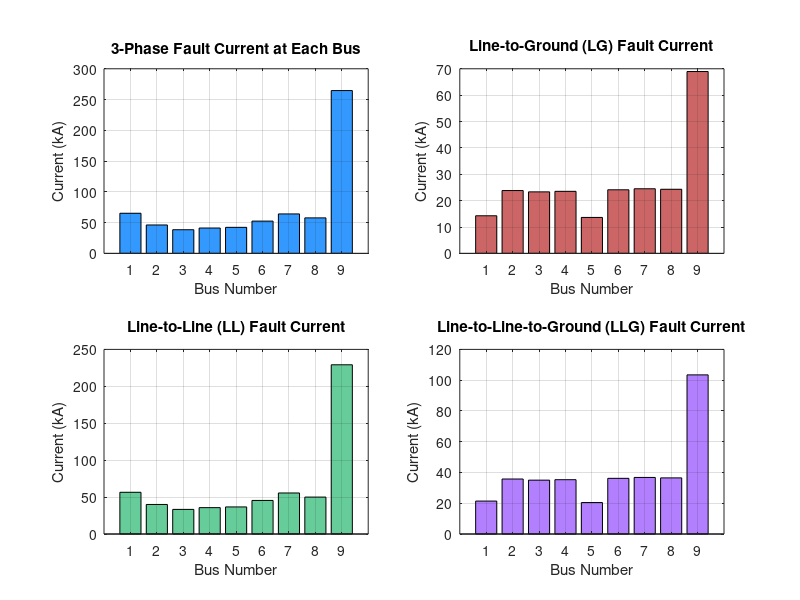
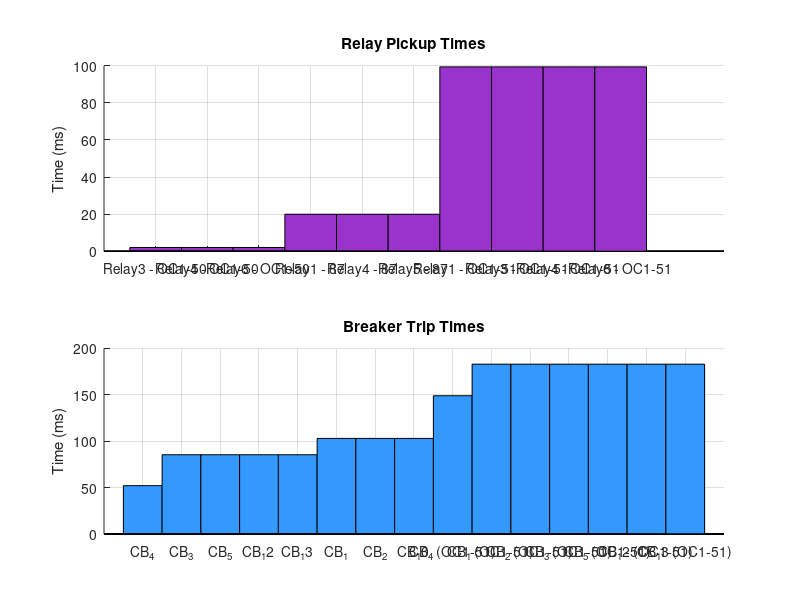
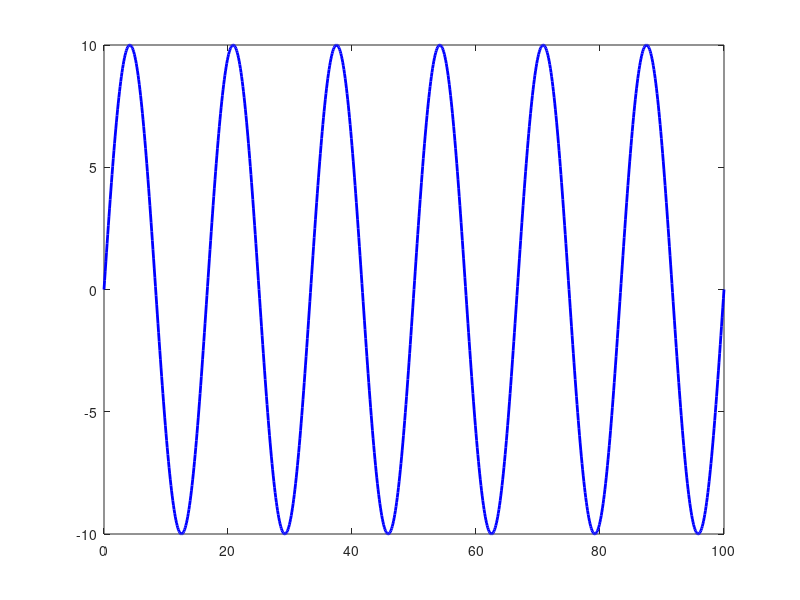

The MATLAB script that drew these images, in order: (Note: this script raises an error after producing the figures.)

%% System Base Values
S_base = 100e6;  % 100 MVA
n_bus = 9;

% Nominal voltage of each bus (in kV)
V_base = [11.3 20 20 20 11 20 20 20 55];

% Base impedance for each bus
Z_base = (V_base.^2) * 1e3 / S_base;

%% Approximate Zbus Positive Sequence (simplified estimate)
Zbus_pos = [
    0.10 0.01 0    0    0    0    0    0    0;
    0.01 0.25 0.02 0    0    0.1  0    0    0;
    0    0.02 0.30 0.03 0    0    0    0    0;
    0    0    0.03 0.28 0.02 0    0.1  0    0;
    0    0    0    0.02 0.15 0    0    0    0;
    0    0.1  0    0    0    0.22 0.04 0.01 0;
    0    0    0    0.1  0    0.04 0.18 0.02 0;
    0    0    0    0    0    0.01 0.02 0.20 0.05;
    0    0    0    0    0    0    0    0.05 0.12
];

% Assumed Z0 = 0.81 + j2.15 for all buses (same as Bus 7)
Z0 = 0.81 + 2.15j;

fprintf('Bus | 3ϕ Fault (kA) | LG Fault (kA) | LL Fault (kA) | LLG Fault (kA)\n');
fprintf('----|----------------|----------------|----------------|----------------\n');


%% System Base Values
S_base = 100e6;  % 100 MVA
n_bus = 9;

% Nominal voltage of each bus (in kV)
V_base = [11.3 20 20 20 11 20 20 20 55];

%% Base Impedance
Z_base = (V_base.^2) * 1e3 / S_base;

%% Approximated Zbus Positive Sequence (from ETAP)
Zbus_pos = [
    0.10 0.01 0    0    0    0    0    0    0;
    0.01 0.25 0.02 0    0    0.1  0    0    0;
    0    0.02 0.30 0.03 0    0    0    0    0;
    0    0    0.03 0.28 0.02 0    0.1  0    0;
    0    0    0    0.02 0.15 0    0    0    0;
    0    0.1  0    0    0    0.22 0.04 0.01 0;
    0    0    0    0.1  0    0.04 0.18 0.02 0;
    0    0    0    0    0    0.01 0.02 0.20 0.05;
    0    0    0    0    0    0    0    0.05 0.12
];

Z0 = 0.81 + 2.15j;  % Assumed zero-sequence impedance

% Storage Arrays
If_3ph = zeros(1, n_bus);
If_lg  = zeros(1, n_bus);
If_ll  = zeros(1, n_bus);
If_llg = zeros(1, n_bus);

%% Fault Current Calculations
for bus = 1:n_bus
    V_kV = V_base(bus);
    Z1 = Zbus_pos(bus, bus);  % Positive sequence
    Z2 = Z1;                  % Assuming Z1 = Z2

    % 3-Phase Fault
    If_3ph(bus) = abs((V_kV * 1e3) / (sqrt(3) * Z1));

    % LG Fault
    If_lg(bus) = abs(3 * (V_kV * 1e3) / (Z1 + Z2 + Z0));

    % LL Fault
    If_ll(bus) = abs((V_kV * 1e3) / (Z1 + Z2));

    % LLG Fault (approximate as 1.5 × LG)
    If_llg(bus) = 1.5 * If_lg(bus);
end

%% Convert to kA
If_3ph = If_3ph / 1e3;
If_lg  = If_lg  / 1e3;
If_ll  = If_ll  / 1e3;
If_llg = If_llg / 1e3;

%% Plotting
bus_ids = 1:n_bus;

figure('Name','Short-Circuit Fault Currents at All Buses','NumberTitle','off','Color','w', ...
       'Units','normalized','Position',[0.05 0.1 0.9 0.8]);

subplot(2,2,1)
bar(bus_ids, If_3ph, 'FaceColor', [0.2 0.6 1])
title('3-Phase Fault Current at Each Bus')
xlabel('Bus Number')
ylabel('Current (kA)')
grid on

subplot(2,2,2)
bar(bus_ids, If_lg, 'FaceColor', [0.8 0.4 0.4])
title('Line-to-Ground (LG) Fault Current')
xlabel('Bus Number')
ylabel('Current (kA)')
grid on

subplot(2,2,3)
bar(bus_ids, If_ll, 'FaceColor', [0.4 0.8 0.6])
title('Line-to-Line (LL) Fault Current')
xlabel('Bus Number')
ylabel('Current (kA)')
grid on

subplot(2,2,4)
bar(bus_ids, If_llg, 'FaceColor', [0.7 0.5 1])
title('Line-to-Line-to-Ground (LLG) Fault Current')
xlabel('Bus Number')
ylabel('Current (kA)')
grid on

for bus = 1:n_bus
    V_kV = V_base(bus);
    Z1 = Zbus_pos(bus, bus); % Z1 = Z2 assumed same
    Z2 = Z1;

    %% 1. 3-Phase Fault
    If_3ph = (V_kV * 1e3) / (sqrt(3) * Z1);

    %% 2. LG Fault
    If_lg = 3 * (V_kV * 1e3) / (Z1 + Z2 + Z0);

    %% 3. LL Fault
    If_ll = (V_kV * 1e3) / (Z1 + Z2);

    %% 4. LLG Fault (approx as 1.5 × LG)
    If_llg = 1.5 * If_lg;

    %% Display Results
    fprintf(' %2d |    %8.2f    |    %8.2f    |    %8.2f    |    %8.2f\n', ...
        bus, abs(If_3ph)/1e3, abs(If_lg)/1e3, abs(If_ll)/1e3, abs(If_llg)/1e3);
end

%% Relay Coordination Data (from ETAP report page 12)

% Relay and Breaker coordination times (in ms)
relays = {
    'Relay3 - OC1-50', 2.1, 12.714;
    'Relay4 - OC1-50', 2.1, 17.067;
    'Relay6 - OC1-50', 2.1, 12.285;
    'Relay1 - 87',    20.0, 20.0;
    'Relay4 - 87',    20.0, 20.0;
    'Relay5 - 87',    20.0, 20.0;
    'Relay1 - OC1-51',99.4, 6.655;
    'Relay3 - OC1-51',99.4, 12.714;
    'Relay4 - OC1-51',99.4, 17.067;
    'Relay6 - OC1-51',99.4, 12.285;
};

breakers = {
    'CB_4', 52.1;
    'CB_3', 85.4;
    'CB_5', 85.4;
    'CB_12',85.4;
    'CB_13',85.4;
    'CB_1', 103;
    'CB_2', 103;
    'CB_10',103;
    'CB_4 (OC1-51)', 149;
    'CB_1 (OC1-51)', 183;
    'CB_2 (OC1-51)', 183;
    'CB_3 (OC1-51)', 183;
    'CB_5 (OC1-51)', 183;
    'CB_12 (OC1-51)',183;
    'CB_13 (OC1-51)',183;
};

%% Plot Relay Pickup and Breaker Tripping Timeline
figure('Name','Relay Coordination Timeline','NumberTitle','off','Color','w', ...
       'Units','normalized','Position',[0.2 0.2 0.6 0.6]);

% Relay pickups
subplot(2,1,1)
hold on
for i = 1:size(relays,1)
    bar(i, relays{i,2}, 0.5, 'FaceColor', [0.6 0.2 0.8])
end
title('Relay Pickup Times')
ylabel('Time (ms)')
set(gca, 'XTick', 1:size(relays,1), 'XTickLabel', relays(:,1), 'XTickLabelRotation', 45)
grid on

% Breaker trips
subplot(2,1,2)
hold on
for i = 1:size(breakers,1)
    bar(i, breakers{i,2}, 0.5, 'FaceColor', [0.2 0.6 1])
end
title('Breaker Trip Times')
ylabel('Time (ms)')
set(gca, 'XTick', 1:size(breakers,1), 'XTickLabel', breakers(:,1), 'XTickLabelRotation', 45)
grid on

%% Fault Current Signal Parameters
f = 60;                        % Fault frequency in Hz
t = 0:0.1:100;                 % Time in ms
omega = 2 * pi * f / 1000;     % Angular frequency in ms
I_peak = 10;                   % Peak fault current (kA)
Ifault = I_peak * sin(omega * t);  % Fault current waveform

%% Relay Trip Data (Sample from ETAP)
relays = {
    'Relay3 - OC1-50', 12.714;
    'Relay4 - OC1-50', 17.067;
    'Relay6 - OC1-50', 12.285;
    'Relay1 - 87',     20.000;
};

%% ✅ Display Relay Coordination Info in Command Window
fprintf('\n=== Relay Coordination Results ===\n');
fprintf('%-20s | Trip Time (ms)\n', 'Relay Name');
fprintf('----------------------|----------------\n');
for i = 1:size(relays, 1)
    fprintf('%-20s |    %6.3f\n', relays{i,1}, relays{i,2});
end

%% ✅ Plotting Relay Coordination on Fault Current
figure('Name','Relay Coordination on Fault Current','Color','w', ...
       'Units','normalized','Position',[0.15 0.1 0.7 0.6]);

plot(t, Ifault, 'b', 'LineWidth', 2)
hold on

for i = 1:size(relays, 1)
    trip_time = relays{i,2};
    xline(trip_time, '--r', 'LineWidth', 1.5);
    text(trip_time + 1, 0.5 * I_peak, ...
        sprintf('%s (%.1f ms)', relays{i,1}, trip_time), ...
        'Color', 'r', 'FontSize', 9);
end

title('Relay Coordination Timeline for 3-Phase Fault at Bus 7')
xlabel('Time (ms)')
ylabel('Fault Current (kA)')
ylim([-1.1*I_peak, 1.1*I_peak])
legend('Fault Current', 'Relay Trips', 'Location', 'northeast')
grid on


